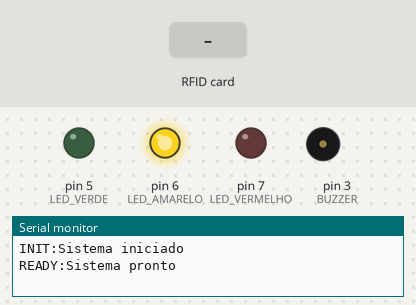
A sketch run on a simulated Arduino Uno, built with avr-gcc and run on an emulated ATmega328P. Shown: output pins drawn as LEDs (lit = HIGH), buzzer (waves = sounding), the last lines printed to the serial monitor. The inputs (shaded band) are chosen by the test bench. Pins used as bus, display or sensor lines are not drawn.

Above: at 2.0 s.
2.1 s: RFID card BA 2C FE 03 held to the reader
At 2.45 s:
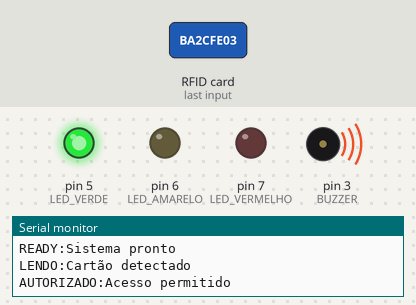
At 3.6 s:
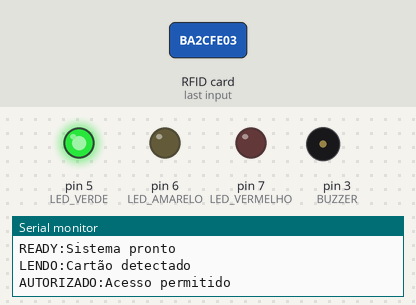
5.1 s: RFID card 5E 7A 19 C4 held to the reader
At 6.7 s:
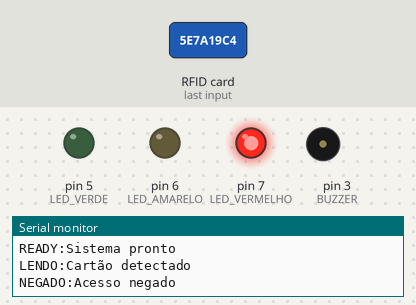
Timing chart, 0 to 10.1 s (numbered marks = the images above; inputs shaded):
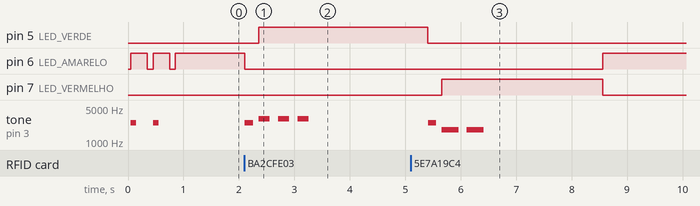

Measured:
- after the input at 2.1 s, pin 5 (LED_VERDE): LOW → HIGH after 0.26 s; pin 6 (LED_AMARELO): HIGH → LOW at once; tone on pin 3 (BUZZER): plays 2500 Hz for 0.15 s, 3000 Hz for 0.20 s, 3000 Hz for 0.20 s, 3000 Hz for 0.20 s, starting at once
- after the input at 5.1 s, pin 6 (LED_AMARELO): LOW → HIGH after 3.5 s instead of 0.31 s; pin 7 (LED_VERMELHO): LOW → HIGH after 0.56 s, → LOW 2.9 s later; tone on pin 3 (BUZZER): plays 2500 Hz for 0.15 s, 1800 Hz for 0.30 s, 1800 Hz for 0.30 s, starting after 0.31 s

The sketch:

nfc_access_control.ino
```cpp
/*
  Sistema NFC Minecraft – Firmware Arduino (RC522)

  Autores:
  - Matheus Gustavo (ShiroiCrypto)
  - Davi Moreno (Retr0DedSec0)

  Descrição:
    Lê cartões NFC (RC522) e envia estados via Serial para o sistema Python
    que controla construções no Minecraft com RaspberryJuice. Indica estados
    com LEDs e buzzer.
*/

#include <SPI.h>
#include <MFRC522.h>

// Pinos do módulo RFID RC522
#define SS_PIN 10
#define RST_PIN 9

// LEDs e buzzer
#define LED_VERDE 5
#define LED_AMARELO 6
#define LED_VERMELHO 7
#define BUZZER 3

MFRC522 mfrc522(SS_PIN, RST_PIN);

// Lista de UIDs autorizados
const char* autorizados[] = {
  "BA2CFE03", // Cartão branco
  // "12345678", // Adicione outros UIDs aqui
};

String ultimoUID = "";
unsigned long ultimaLeitura = 0;
const unsigned long intervaloLeitura = 1000; // 1 segundo entre leituras

// Função de beep com frequência alta
void beep(int vezes, int duracao = 150, int pausa = 100, int frequencia = 2000) {
  for (int i = 0; i < vezes; i++) {
    tone(BUZZER, frequencia);
    delay(duracao);
    noTone(BUZZER);
    delay(pausa);
  }
}

void setup() {
  Serial.begin(9600);
  SPI.begin();
  mfrc522.PCD_Init();

  pinMode(LED_VERDE, OUTPUT);
  pinMode(LED_AMARELO, OUTPUT);
  pinMode(LED_VERMELHO, OUTPUT);
  pinMode(BUZZER, OUTPUT);

  digitalWrite(LED_VERDE, LOW);
  digitalWrite(LED_VERMELHO, LOW);
  digitalWrite(LED_AMARELO, LOW);

  // Animação inicial
  Serial.println("INIT:Sistema iniciado");
  for (int i = 0; i < 2; i++) {
    digitalWrite(LED_AMARELO, HIGH);
    beep(1, 100, 100, 2500);
    delay(100);
    digitalWrite(LED_AMARELO, LOW);
    delay(100);
  }
  Serial.println("READY:Sistema pronto");
  digitalWrite(LED_AMARELO, HIGH);
}

void loop() {
  // Verifica se há um novo cartão
  if (!mfrc522.PICC_IsNewCardPresent() || !mfrc522.PICC_ReadCardSerial()) {
    return;
  }

  // Evita leituras repetidas
  if (millis() - ultimaLeitura < intervaloLeitura) {
    return;
  }

  // Indica leitura
  digitalWrite(LED_AMARELO, LOW);
  beep(1, 150, 100, 2500);
  Serial.println("LENDO:Cartão detectado");

  // Captura o UID
  String uidString = "";
  for (byte i = 0; i < mfrc522.uid.size; i++) {
    if (mfrc522.uid.uidByte[i] < 0x10) uidString += "0";
    uidString += String(mfrc522.uid.uidByte[i], HEX);
  }
  uidString.toUpperCase();

  // Evita spam do mesmo UID
  if (uidString == ultimoUID && millis() - ultimaLeitura < 5000) {
    mfrc522.PICC_HaltA();
    return;
  }

  ultimoUID = uidString;
  ultimaLeitura = millis();

  // Verifica se está autorizado
  bool autorizado = false;
  for (unsigned int i = 0; i < sizeof(autorizados) / sizeof(autorizados[0]); i++) {
    if (uidString == autorizados[i]) {
      autorizado = true;
      break;
    }
  }

  if (autorizado) {
    Serial.println("AUTORIZADO:Acesso permitido");
    digitalWrite(LED_VERDE, HIGH);
    beep(3, 200, 150, 3000);
    delay(2000);
    digitalWrite(LED_VERDE, LOW);
  } else {
    Serial.println("NEGADO:Acesso negado");
    digitalWrite(LED_VERMELHO, HIGH);
    beep(2, 300, 150, 1800);
    delay(2000);
    digitalWrite(LED_VERMELHO, LOW);
  }

  Serial.println("READY:Sistema pronto");
  digitalWrite(LED_AMARELO, HIGH);
  mfrc522.PICC_HaltA();
}
```
